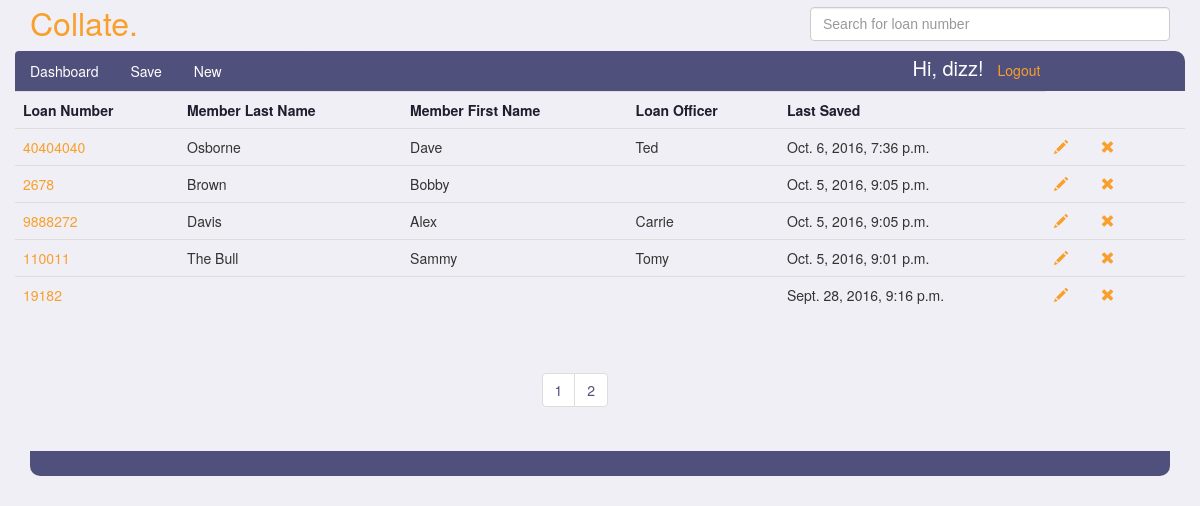
The app's page /Andre/submittals/ (signed in) with its own data.
### submittals/models.py (models this page shows, shortened)
class Submittal(models.Model):
    ACCOUNT_TYPES = (
        ('EQ', 'Equity Line of Credit'),
        ('EL', 'Equity Loan'),
    )
    PAY_TYPES = (
        ('BW', 'Bi-Weekly'),
        ('SM', 'Semi-Monthly'),
        ('MO', 'Monthly'),
        ('WK', 'Weekly'),
    )
    EMAIL_TEMPLATE_TYPES = (
        ('IN', 'Initial Contact - Email'),
        ('PR', 'Processor Submit - Email'),
        ('IA', 'Initial Approval - Email'),
        ('FN', 'Final Approval - Email'),
    )
    SMS_TEMPLATE_TYPES = (
        ('IN', 'Initial Contact - SMS'),
        ('PR', 'Processor Submit - SMS'),
        ('IA', 'Initial Approval - SMS'),
        ('FN', 'Final Approval - SMS'),
    )
    loan_number = models.PositiveIntegerField(unique=True)
    account_type = models.CharField(max_length=256, blank=True, choices=ACCOUNT_TYPES)
    loan_officer = models.CharField(max_length=256, blank=True)
    loan_processor = models.ForeignKey(Person, related_name="submittals", null=True, blank=True)
    loan_story = models.CharField(max_length=2560, blank=True)
    b1_first_name = models.CharField(max_length=256, blank=True)
    b1_last_name = models.CharField(max_length=256, blank=True)
    b2_first_name = models.CharField(max_length=256, blank=True)
    b2_last_name = models.CharField(max_length=256, blank=True)
    b1_employer_name = models.CharField(max_length=256, blank=True)
    b2_employer_name = models.CharField(max_length=256, blank=True)
    b1_phone_number = models.CharField(max_length=256, blank=True)
    b2_phone_number = models.CharField(max_length=256, blank=True)
    sms_template_select = models.CharField(max_length=256, blank=True, choices=SMS_TEMPLATE_TYPES)
    sms_message = models.CharField(max_length=512, blank=True)
    b1_email_address = models.EmailField(max_length=256, blank=True)
    b2_email_address = models.EmailField(max_length=256, blank=True)
    email_template_select = models.CharField(max_length=256, blank=True, choices=EMAIL_TEMPLATE_TYPES)
    email_message = models.CharField(max_length=2048, blank=True)
    b1_hire_date = models.CharField(max_length=256, blank=True)
    b2_hire_date = models.CharField(max_length=256, blank=True)
    b1_income_amount = models.FloatField(null=True, blank=True)
    b2_income_amount = models.FloatField(null=True, blank=True)
    b1_pay_frequency = models.CharField(max_length=256, blank=True, choices=PAY_TYPES)
    b2_pay_frequency = models.CharField(max_length=256, blank=True, choices=PAY_TYPES)
    b1_period_end_date = models.CharField(max_length=256, blank=True)
    b2_period_end_date = models.CharField(max_length=256, blank=True)
    b1_income_output = models.CharField(max_length=256, blank=True)
    b2_income_output = models.CharField(max_length=256, blank=True)
    created_at = models.DateTimeField(auto_now=True)

### submittals/views.py (the view)
# urls.py: url(r'^(?P<username>\w+)/submittals/$', views.dashboard, name='dashboard'),
@login_required
def dashboard(request, username):
    if request.method == 'GET':
        person = Person.objects.get(user=request.user)
        submittals = person.submittals.all().order_by('-created_at')
        paginator = Paginator(submittals, 5)
        page = request.GET.get('page')
        try:
            submits = paginator.page(page)
        except PageNotAnInteger:
            submits = paginator.page(1)
        except EmptyPage:
            submits = paginator.page(paginator.num_pages)
        loan_list = list(submittals.values_list('loan_number', flat=True))
        loan_strings = list(map(str, loan_list))
        loan_numbers = json.dumps(loan_strings)
    return render(request, 'dashboard.html', {'submittals': submits, 'autolist': loan_numbers })

### templates/dashboard.html (shortened to what this page needs)
{% extends 'submittal-layout.html' %}
{% block body %}
<div class="container">
<main class="drop-down">
    <section class="row dashboard-first-row">
        <table class="table table-hover submittal-list">
        <tr>
            <th>Loan Number</th>
            <th>Member Last Name</th>
            <th>Member First Name</th>
            <th>Loan Officer</th>
            <th>Last Saved</th>
        </tr>
        {% for s in submittals %}
            <tr class="data-row" id="item-{{ s.id }}">
                <td class="loan-numbers"><a href="/{{ request.user.username }}/submittals/{{ s.id }}">{{ s.loan_number }}</a></td>
                <td>{{ s.b1_last_name }}</td>
                <td>{{ s.b1_first_name }}</td>
                <td>{{ s.loan_officer }}</td>
                <td>{{ s.created_at }}</td>
                <td><a href="/{{ request.user.username }}/submittals/{{ s.id }}"><span title="Edit" id="{{ s.id }}"
                          class="glyphicon glyphicon-pencil edit-glyphicon"></span></a></td>
                <td><span title="Delete" id="{{ s.id }}"
                          class="glyphicon glyphicon-remove delete-glyphicon delete-submit"></span></td>
            </tr>
        {% endfor %}
            </table>
                    <div class="pagination dashboard-pagination">
                    <ul class="pagination">
                       {%  for page in submittals.paginator.page_range %}
                           <li>
                            <a href="?page={{ page }}">{{ page }}</a>
                           </li>
                        {% endfor %}
                    </ul>
                        </div>
        </section>
    <div class="nav-bottom"></div>
            </div>
      <div class="col-md-4"></div>
      <div class="col-md-4"></div>
    <div class="row">
      <div class="col-md-6"></div>
      <div class="col-md-6"></div>
    </div>
{% endblock %}

### templates/submittal-layout.html (shortened to what this page needs)
<!DOCTYPE html>
<html>
<head>
<link rel="stylesheet" href="https://maxcdn.bootstrapcdn.com/bootstrap/3.3.7/css/bootstrap.min.css"
>
{% load static %}
<link rel="stylesheet" type="text/css" href="{% static 'css/submittals.css' %}">
    <link rel="stylesheet" type="text/css" href="{% static 'css/dashboard.css' %}">
     <link rel="stylesheet" href="//code.jquery.com/ui/1.12.1/themes/base/jquery-ui.css">
</head>
<body>
<div class="container">
    <div class="row">
        <section class="col-xs-2 title"><a href='/'>Collate.</a></section>
        <section class="ui-widget col-xs-4 pull-right">
            <input type="search" name="search" class="form-control" id="search-box" placeholder="Search for loan number">
        </section>
    </div>
    <div class="row">
<header class="nav">
    <ul class="nav nav-pills col-md-3 col-sm-5 col-xs-8">
      <li role="presentation" class="active"><a href="/{{ user.username }}/submittals/">Dashboard</a></li>
      <li role="presentation"><a onClick="saveSubmit(); return false;" id="save" href="">Save</a></li>
      <li role="presentation"><a href="/{{ user.username }}/submittals/new/">New</a></li>
</ul>
        <ul class="col-md-3 pull-right list-inline logout-list">
            <li><h5>Hi, {{ request.user.username }}!</h5></li>
            <li><a href="/logout_user/">Logout</a></li>
            </ul>
        </header>
    </div>
</div>
{% block body %}
{% endblock %}
</body>
</html>

### submittals/static/css/submittals.css (style rules this page uses)
.title a { margin-top: 5px; padding: 0px; color: #f99f2b !important; font-family: Helvetica Neue, Helvetica, Arial, sans-serif; letter-spacing: 0; font-size: 32px; }
body { background-color: #efeff5; }
a { color: white; }
h5 { margin: 0; font-size: 20px; }
.nav { background-color: #50507c; border-top-right-radius: 10px; border-top-left-radius: 10px; color: white; }
.nav .active a { background-color: #50507c !important; }
.logout-list { margin-top: 6px; }
.logout-list li a { color: #f99f2b; }
#search-box { margin-top: 7px; margin-bottom: 10px; }

### submittals/static/css/dashboard.css (style rules this page uses)
.table { border-color: #000; border-bottom: 0 !important; }
.table th { background-color: #efeff5 !important; color: #1e1e2f; }
.table a { color: #f99f2b; }
.nav-bottom { background-color: #50507c; height: 25px; border-bottom-right-radius: 10px; border-bottom-left-radius: 10px; color: white; }
.delete-glyphicon { margin-right: 30px; font-size: 14px; color: #f99f2b; cursor: pointer; }
.pagination > li > a { color: #50507c; }
.dashboard-pagination { margin-left: 45%; }

### records on screen
Submittal: loan_number "40404040", b1_last_name "Osborne", b1_first_name "Dave", loan_officer "Ted", created_at "Oct. 6, 2016, 7:36 p.m."
Submittal: loan_number "2678", b1_last_name "Brown", b1_first_name "Bobby", created_at "Oct. 5, 2016, 9:05 p.m."
Submittal: loan_number "9888272", b1_last_name "Davis", b1_first_name "Alex", loan_officer "Carrie", created_at "Oct. 5, 2016, 9:05 p.m."
Submittal: loan_number "110011", b1_last_name "The Bull", b1_first_name "Sammy", loan_officer "Tomy", created_at "Oct. 5, 2016, 9:01 p.m."
Submittal: loan_number "19182", created_at "Sept. 28, 2016, 9:16 p.m."

### other values on screen
{{ request.user.username }} "dizz"
{{ page }} "1" "2"
